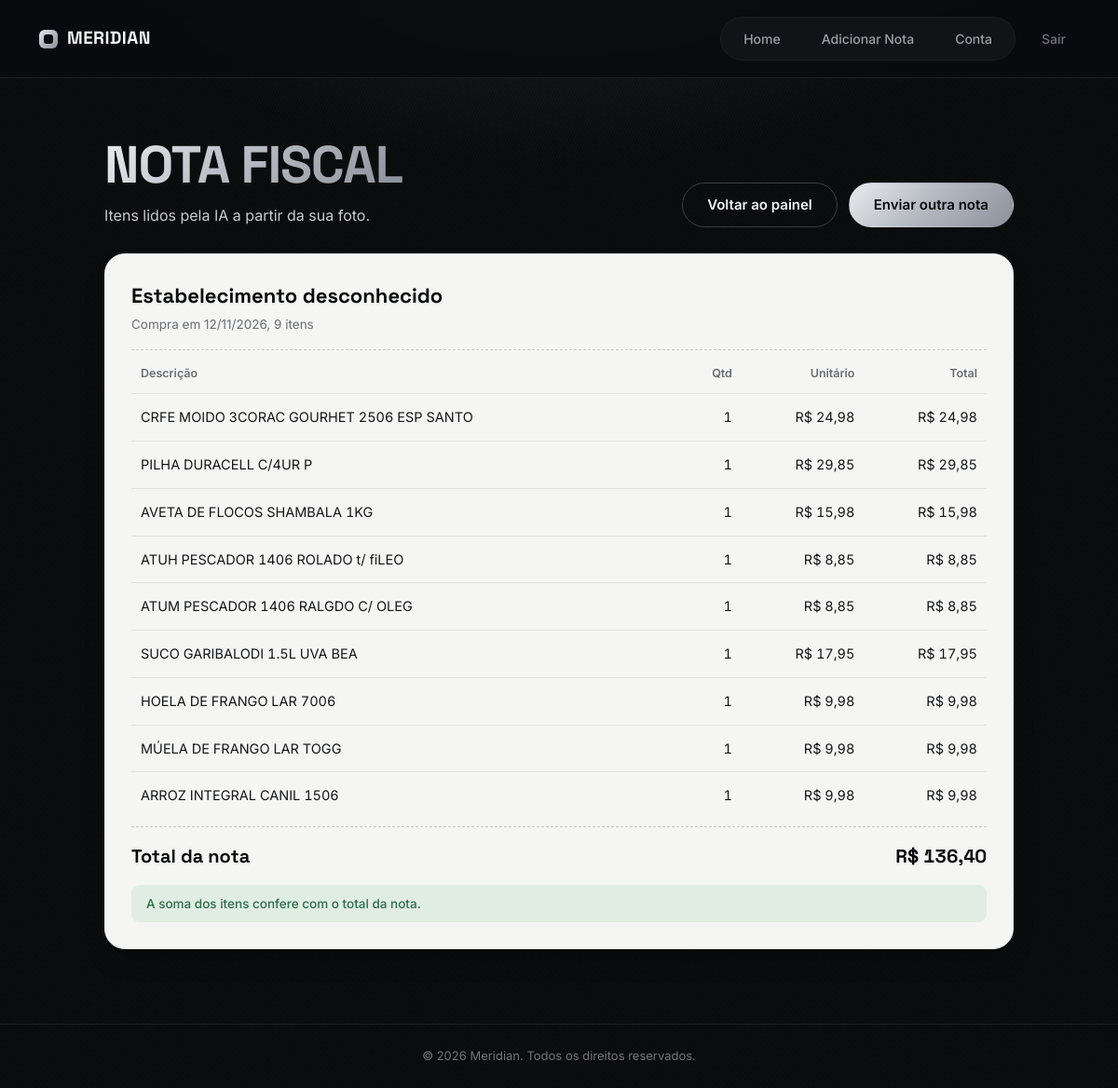
The app's page /receipt/2 (signed in) with its own data.
### tables this page shows
CREATE TABLE receipts (
    id            INTEGER PRIMARY KEY AUTOINCREMENT,
    user_id       INTEGER NOT NULL,
    store_name    TEXT    NOT NULL,
    purchase_date TEXT    NOT NULL CHECK (purchase_date = date(purchase_date)),
    total_cents   INTEGER NOT NULL CHECK (total_cents >= 0),
    FOREIGN KEY (user_id) REFERENCES users(id) ON DELETE CASCADE
);

CREATE TABLE receipt_items (
    id                INTEGER PRIMARY KEY AUTOINCREMENT,
    receipt_id        INTEGER NOT NULL,
    description       TEXT    NOT NULL,
    quantity          REAL    NOT NULL CHECK (quantity > 0),
    unit_price_cents  INTEGER NOT NULL,
    total_price_cents INTEGER NOT NULL,
    FOREIGN KEY (receipt_id) REFERENCES receipts(id) ON DELETE CASCADE
);

### app.py (the view)
@app.route("/receipt/<int:receipt_id>")
@login_required
def receipt(receipt_id):
    linhas = db.execute(
        "SELECT id, store_name, purchase_date, total_cents FROM receipts WHERE id = ? AND user_id = ?",
        receipt_id, session["user_id"],
    )
    if not linhas:
        return error("Nota não encontrada.", 404)
    nota = linhas[0]
    itens = db.execute(
        "SELECT description, quantity, unit_price_cents, total_price_cents "
        "FROM receipt_items WHERE receipt_id = ? ORDER BY id",
        receipt_id,
    )
    soma_itens = sum(item["total_price_cents"] for item in itens)
    return render_template(
        "receipt.html",
        nota=nota,
        itens=itens,
        soma_itens=soma_itens,
        diferenca=nota["total_cents"] - soma_itens,
    )

### app.py (called while the page is built)
@app.template_filter("brl")
def formatar_brl(centavos):
    if centavos is None:
        return "—"
    texto = f"{centavos / 100:,.2f}"  # padrão americano: '1,234.50'
    return "R$ " + texto.replace(",", "X").replace(".", ",").replace("X", ".")

@app.template_filter("data_br")
def formatar_data(iso):
    try:
        ano, mes, dia = str(iso).split("-")
        return f"{dia}/{mes}/{ano}"
    except ValueError:
        return iso

@app.template_filter("qtd")
def formatar_quantidade(valor):
    if valor is None:
        return "—"
    return f"{float(valor):g}".replace(".", ",")

### functions.py (called while the page is built)
def login_required(f):
    @wraps(f)
    def decorated_function(*args, **kwargs):
        if session.get("user_id") is None:
            return redirect("/login")
        return f(*args, **kwargs)
    return decorated_function

### templates/receipt.html (shortened to what this page needs)
{% extends "layout.html" %}
{% block head %}
<link rel="stylesheet" href="{{ url_for('static', filename='dashboard.css') }}">
{% endblock %}
{% block content %}
<div class="db-page">
    <header class="db-head">
        <div>
            <h1 class="db-head__title">NOTA FISCAL</h1>
            <p class="db-head__subtitle">Itens lidos pela IA a partir da sua foto.</p>
        </div>
        <div class="db-actions">
            <a href="{{ url_for('home') }}" class="db-btn db-btn--ghost">Voltar ao painel</a>
            <a href="{{ url_for('upload') }}" class="db-btn">Enviar outra nota</a>
        </div>
    </header>
    <article class="db-card">
        <header class="db-card__head">
            <h2 class="db-card__title">{{ nota.store_name }}</h2>
            <p class="db-card__meta">
                Compra em {{ nota.purchase_date | data_br }}, {{ itens | length }} {{ 'item' if itens | length == 1 else 'itens' }}
            </p>
        </header>
        <div class="db-table-wrap">
            <table class="db-items">
                <thead>
                    <tr>
                        <th scope="col">Descrição</th>
                        <th scope="col" class="db-num">Qtd</th>
                        <th scope="col" class="db-num">Unitário</th>
                        <th scope="col" class="db-num">Total</th>
                    </tr>
                </thead>
                <tbody>
                    {% for item in itens %}
                    <tr>
                        <td>{{ item.description }}</td>
                        <td class="db-num">{{ item.quantity | qtd }}</td>
                        <td class="db-num">{{ item.unit_price_cents | brl }}</td>
                        <td class="db-num">{{ item.total_price_cents | brl }}</td>
                    </tr>
                    {% endfor %}
                </tbody>
            </table>
        </div>
        <div class="db-card__total">
            <span>Total da nota</span>
            <span>{{ nota.total_cents | brl }}</span>
        </div>
        {% if diferenca == 0 %}
        <p class="db-check db-check--ok">A soma dos itens confere com o total da nota.</p>
        {% else %}
        <p class="db-check db-check--warn">
            A soma dos itens ({{ soma_itens | brl }}) difere do total em {{ diferenca | abs | brl }}.
            Pode haver um desconto ou item que o OCR não leu.
        </p>
        {% endif %}
    </article>
</div>
{% endblock %}

### static/style.css (style rules this page uses)
:root { --ink-950: #0a0b0d; --ink-900: #121316; --ink-800: #1b1d21; --ink-700: #26282d; --ink-600: #3a3d43; --steel-100: #f3f4f5; --steel-300: #c7cbd1; --steel-400: #9ba0a8; --steel-500: #6f747c; --silver-grad: linear-gradient(135deg, #e9ebee 0%, #b7bcc4 45%, #8b909a 100%); --silver-grad-hover: linear-gradient(135deg, #ffffff 0%, #c9cdd3 45%, #9ca1ab 100%); --panel-bg: #f5f5f4; --panel-border: #e2e3e1; --panel-ink: #16171a; --panel-ink-soft: #6b6d72; --font-display: 'Space Grotesk', 'Arial Narrow', sans-serif; --font-body: 'Inter', -apple-system, BlinkMacSystemFont, sans-serif; --max-width: 1180px; --radius-lg: 22px; --radius-md: 14px; --radius-sm: 9px; }
* { box-sizing: border-box; }
html { scroll-behavior: smooth; }
body { margin: 0; background: var(--ink-950); color: var(--steel-100); font-family: var(--font-body); -webkit-font-smoothing: antialiased; line-height: 1.5; min-height: 100vh; display: flex; flex-direction: column; }
a { color: inherit; text-decoration: none; }
body::before { content: ''; position: fixed; inset: 0; pointer-events: none; z-index: 0; background: radial-gradient(ellipse 900px 500px at 50% -10%, rgba(199, 203, 209, 0.10), transparent 60%), repeating-linear-gradient(115deg, rgba(255,255,255,0.015) 0px, rgba(255,255,255,0.015) 1px, transparent 1px, transparent 3px); }

### static/dashboard.css (style rules this page uses)
.db-page { width: 100%; max-width: 1000px; padding: 40px 12px 56px; position: relative; z-index: 1; display: flex; flex-direction: column; gap: 28px; }
.db-head { display: flex; flex-wrap: wrap; align-items: flex-end; justify-content: space-between; gap: 20px; }
.db-head__title { font-family: var(--font-display); font-size: clamp(32px, 5vw, 56px); font-weight: 700; line-height: 1.05; letter-spacing: -0.02em; margin: 0 0 12px; background: var(--silver-grad); -webkit-background-clip: text; background-clip: text; color: transparent; }
.db-head__subtitle { margin: 0; max-width: 52ch; font-size: 16px; line-height: 1.6; color: var(--steel-300); }
.db-actions { display: flex; flex-wrap: wrap; gap: 12px; }
.db-btn { display: inline-flex; align-items: center; justify-content: center; padding: 12px 26px; border: 1.5px solid transparent; border-radius: 999px; background: var(--silver-grad); color: var(--ink-950); font-size: 15px; font-weight: 600; white-space: nowrap; transition: background 0.15s ease, border-color 0.15s ease, transform 0.15s ease; }
.db-btn--ghost { background: transparent; color: var(--steel-100); border-color: var(--ink-600); }
.db-table-wrap { overflow-x: auto; -webkit-overflow-scrolling: touch; }
.db-table, .db-items { width: 100%; min-width: 480px; border-collapse: collapse; font-size: 14.5px; font-variant-numeric: tabular-nums; }
.db-table th, .db-items th { padding: 0 10px 12px; text-align: left; font-size: 12.5px; font-weight: 600; }
.db-table td, .db-items td { padding: 14px 10px; vertical-align: top; }
.db-num { text-align: right; }
.db-table th.db-num, .db-items th.db-num { text-align: right; }
.db-items th { color: var(--panel-ink-soft); padding-top: 12px; }
.db-items td { color: var(--panel-ink); border-top: 1px solid var(--panel-border); }
.db-card { padding: 28px; background: var(--panel-bg); border: 1px solid var(--panel-border); border-radius: var(--radius-lg); color: var(--panel-ink); box-shadow: 0 1px 0 rgba(255, 255, 255, 0.6) inset, 0 15px 30px -10px rgba(0, 0, 0, 0.3); }
.db-card__head { padding-bottom: 16px; margin-bottom: 4px; border-bottom: 1.5px dashed var(--steel-300); }
.db-card__title { margin: 0; font-family: var(--font-display); font-size: 22px; font-weight: 700; color: var(--ink-950); overflow-wrap: anywhere; }
.db-card__meta { margin: 4px 0 0; font-size: 13.5px; color: var(--panel-ink-soft); }
.db-card__total { display: flex; justify-content: space-between; align-items: baseline; gap: 16px; margin-top: 8px; padding-top: 16px; border-top: 1.5px dashed var(--steel-300); font-family: var(--font-display); font-size: 20px; font-weight: 700; color: var(--ink-950); font-variant-numeric: tabular-nums; }
.db-check { margin: 16px 0 0; padding: 10px 16px; border-radius: var(--radius-sm); font-size: 13.5px; font-weight: 500; line-height: 1.5; }
.db-check--ok { background: rgba(111, 191, 139, 0.16); color: #2f6f47; }

### records on screen
receipts: store_name "Estabelecimento desconhecido", purchase_date|data_br "12/11/2026", total_cents|brl "R$ 136,40"
receipt_items: description "CRFE MOIDO 3CORAC GOURHET 2506 ESP SANTO", quantity|qtd "1", unit_price_cents|brl "R$ 24,98", total_price_cents|brl "R$ 24,98"
receipt_items: description "PILHA DURACELL C/4UR P", quantity|qtd "1", unit_price_cents|brl "R$ 29,85", total_price_cents|brl "R$ 29,85"
receipt_items: description "AVETA DE FLOCOS SHAMBALA 1KG", quantity|qtd "1", unit_price_cents|brl "R$ 15,98", total_price_cents|brl "R$ 15,98"
receipt_items: description "ATUH PESCADOR 1406 ROLADO t/ fiLEO", quantity|qtd "1", unit_price_cents|brl "R$ 8,85", total_price_cents|brl "R$ 8,85"
receipt_items: description "ATUM PESCADOR 1406 RALGDO C/ OLEG", quantity|qtd "1", unit_price_cents|brl "R$ 8,85", total_price_cents|brl "R$ 8,85"
receipt_items: description "SUCO GARIBALODI 1.5L UVA BEA", quantity|qtd "1", unit_price_cents|brl "R$ 17,95", total_price_cents|brl "R$ 17,95"
receipt_items: description "HOELA DE FRANGO LAR 7006", quantity|qtd "1", unit_price_cents|brl "R$ 9,98", total_price_cents|brl "R$ 9,98"
receipt_items: description "MÚELA DE FRANGO LAR TOGG", quantity|qtd "1", unit_price_cents|brl "R$ 9,98", total_price_cents|brl "R$ 9,98"
receipt_items: description "ARROZ INTEGRAL CANIL 1506", quantity|qtd "1", unit_price_cents|brl "R$ 9,98", total_price_cents|brl "R$ 9,98"

### other values on screen
{{ itens | length }} "9"
{{ 'item' if itens | length == 1 else 'itens' }} "itens"
